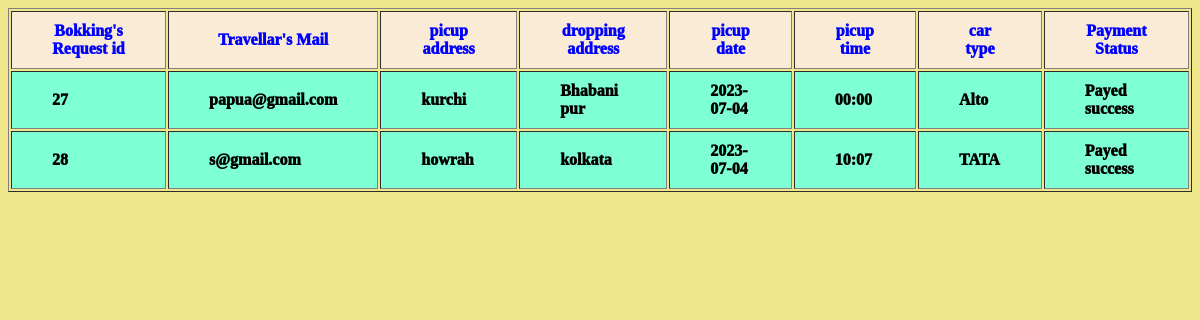
/driver_uhome.php, run on the app's committed database.
### tables this page shows
CREATE TABLE `booking` (
  `tr_id` int(10) NOT NULL,
  `tmail` varchar(30) NOT NULL,
  `pic_up_address` varchar(50) NOT NULL,
  `dropping_address` varchar(50) NOT NULL,
  `pic_up_date` date NOT NULL,
  `pic_up_time` varchar(15) NOT NULL,
  `car_type` varchar(20) NOT NULL,
  `Status` varchar(20) NOT NULL,
  `d_mail` varchar(50) NOT NULL,
  `Cost` int(11) NOT NULL,
  `pament` varchar(6) NOT NULL
);

### driver_uhome.php (the view, shortened to what this page needs)
<html>
	<body>
<?php
	$con=mysqli_connect("localhost","root","","cab");
$result = mysqli_query($con,"SELECT * FROM booking where d_mail='" .  $_SESSION['uid'] . "' order by pic_up_date");
if($result){
echo "<table border='1'>
<tr>
<th>Bokking's Request id</th>
<th>Travellar's Mail</th>
<th>picup address</th>
<th>dropping address</th>
<th>picup date</th>
<th>picup time</th>
<th>car type</th>
<th>Payment Status</th>
</tr>";
while($row = mysqli_fetch_array($result))
  {
  echo "<tr>";
  echo "<td>" . $row['tr_id'] . "</td>";
  echo "<td>" . $row['tmail'] . "</td>";
  echo "<td>" . $row['pic_up_address'] . "</td>";
  echo "<td>" . $row['dropping_address'] . "</td>";
  echo "<td>" . $row['pic_up_date'] . "</td>";
  echo "<td>" . $row['pic_up_time'] . "</td>";
  echo "<td>" . $row['car_type'] . "</td>";
	echo "<td>Payed success</td>";
  echo "</tr>";
  }
echo "</table>";
}
?>
</body>
</html>

### driver_uhome.php (style rules this page uses)
* { font-weight: 1000; }
body { background-color:khaki; }
th,td { padding: 10px 40px; }
tr { background-color:antiquewhite; }
td { background-color:aquamarine; }
th { color:blue; }

### data on the page
booking: tr_id "27", tmail "papua@gmail.com", pic_up_address "kurchi", dropping_address "Bhabani pur", pic_up_date "2023-07-04", pic_up_time "00:00", car_type "Alto"
booking: tr_id "28", tmail "s@gmail.com", pic_up_address "howrah", dropping_address "kolkata", pic_up_date "2023-07-04", pic_up_time "10:07", car_type "TATA"
